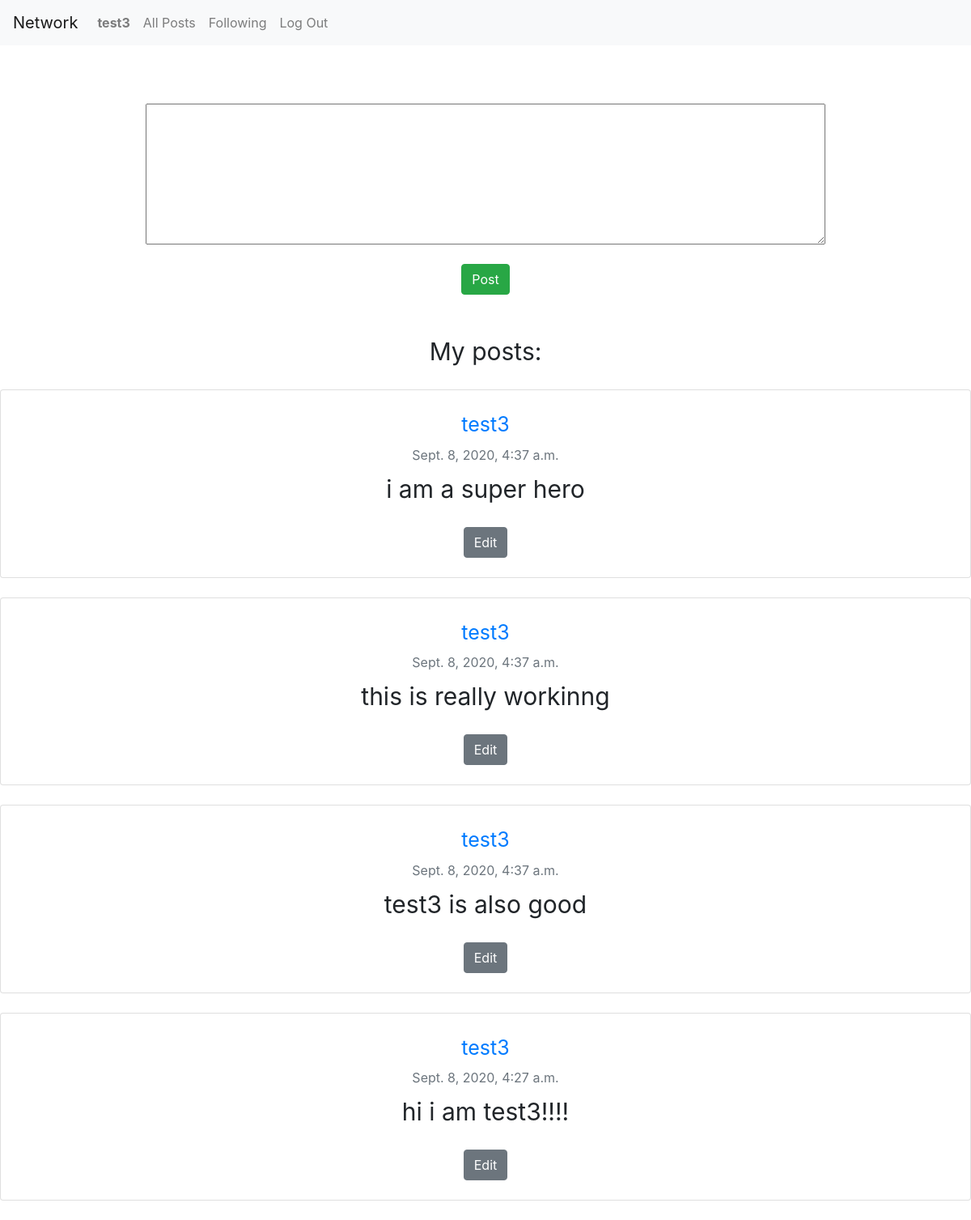
The app's page / (signed in), older data.
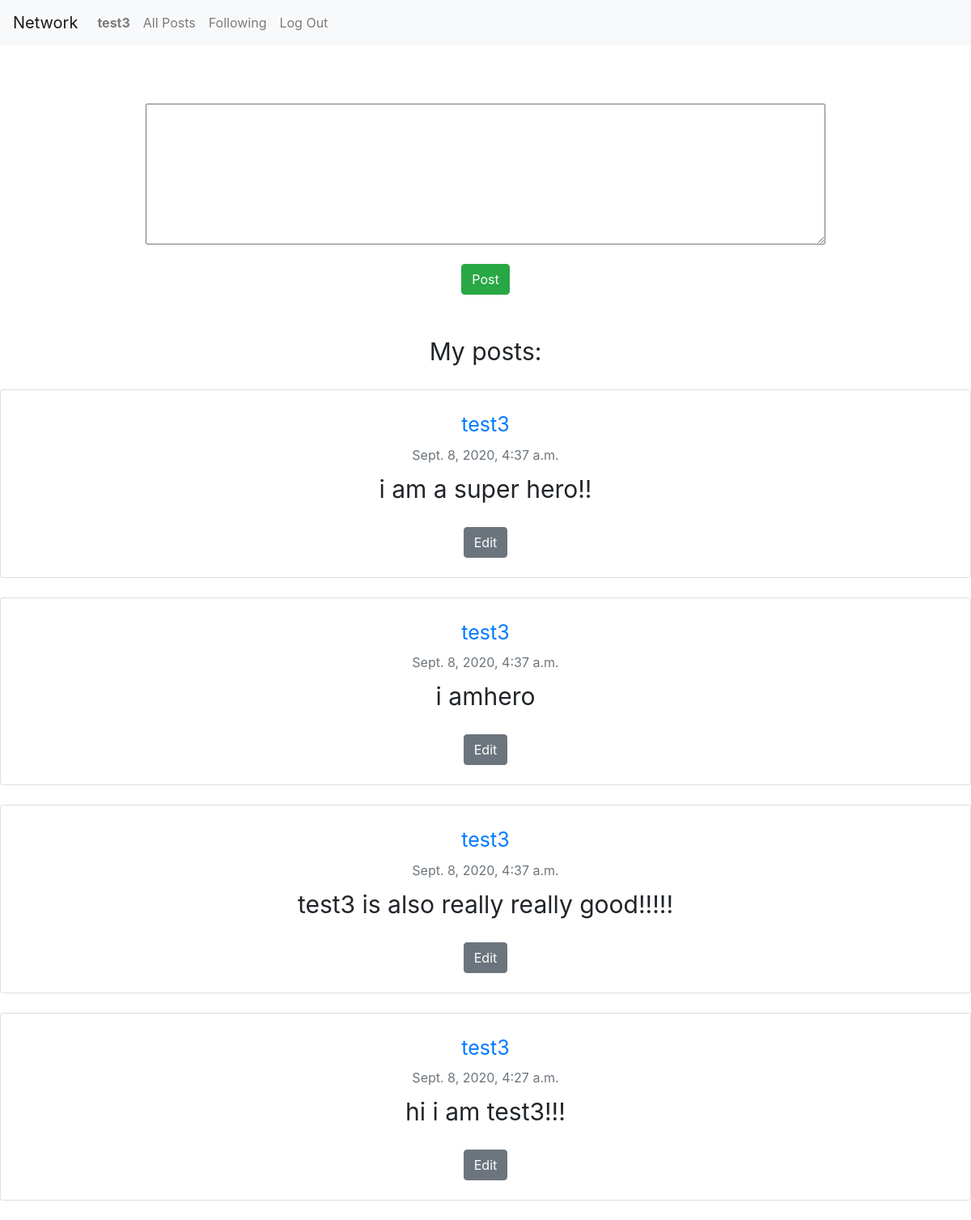
The same page, newer data.
### network/models.py (models this page shows, shortened)
class User(AbstractUser):
    pass

class Tweet(models.Model):
    user = models.ForeignKey(User, on_delete=models.CASCADE, related_name="tweets")
    likes = models.ManyToManyField(User, related_name="tweet_user", blank=True)
    content = models.TextField(blank=True, null=True)
    timestamp = models.DateTimeField(auto_now_add=True)

### network/views.py (the view)
# urls.py: path("", views.index, name="index"),
def index(request):
    if request.user.is_authenticated:
        allTweets = Tweet.objects.filter(user=request.user).all().order_by('-timestamp')
        tweetPaginator = Paginator(allTweets, 10)
        page = request.GET.get('page')
        try:
            tweets = tweetPaginator.page(page)
        except PageNotAnInteger:
            tweets = tweetPaginator.page(1)
        except EmptyPage:
            tweets = tweetPaginator.page(tweetPaginator.num_pages)
        context = {
            "allTweets": allTweets,
            "page": tweets
        }
        return render(request, "network/index.html", context)
    return render(request, "network/index.html")

### network/templates/network/index.html (shortened to what this page needs)
{% extends "network/layout.html" %}
{% block body %}
    {% if user.is_authenticated %}
        <br><br><br>
        <form action="/create/" method="POST">
            <textarea name="tweet_content" class="post-textarea" rows="7" cols="40"></textarea>
            <br>
            <div class="wrapper">
              <button autofocus class="post-button btn btn-success">Post</button>
            </div>
        </form>
        <br><br>
        <div class="my-tweets-heading">
          My posts:
        </div>
        <br>
        {% for tweet in page %}
        <div class="tweet-content card text-center">
            <br>
            <a href="{% url 'profile' tweet.user %}" class="card-title user">
              {{tweet.user}}
            </a>
            <span class="timestamp card-subtitle mb-2 text-muted">{{tweet.timestamp}}</span>
            <span class="edit-content">
              <span class="tweet-main-content">{{ tweet.content }}</span>
              <br><br>
              {% if user.username == tweet.user.username %}
                <button class="edit-button btn btn-secondary">Edit</button>
              {% endif %}
            </span>
            <br>
          </div>
          <br>
        {% endfor %}
    {% else %}
        <div class="unauthenticated-message">User is not authenticated</div>
    {% endif %}
{% endblock %}

### network/templates/network/layout.html (shortened to what this page needs)
{% load static %}
<!DOCTYPE html>
<html lang="en">
    <head>
        <link rel="stylesheet" href="https://stackpath.bootstrapcdn.com/bootstrap/4.4.1/css/bootstrap.min.css">
        <link href="{% static 'network/styles.css' %}" rel="stylesheet">
    </head>
    <body>
        <nav class="navbar navbar-expand-lg navbar-light bg-light">
            <a class="navbar-brand" href="{% url 'index' %}">Network</a>
            <div>
              <ul class="navbar-nav mr-auto">
                {% if user.is_authenticated %}
                    <li class="nav-item">
                        <a class="nav-link" href="#"><strong>{{ user.username }}</strong></a>
                    </li>
                {% endif %}
                <li class="nav-item">
                  <a class="nav-link" href="/all">All Posts</a>
                </li>
                {% if user.is_authenticated %}
                    <li class="nav-item">
                        <a class="nav-link" href="{% url 'following' %}">Following</a>
                    </li>
                    <li class="nav-item">
                        <a class="nav-link" href="{% url 'logout' %}">Log Out</a>
                    </li>
                {% endif %}
              </ul>
            </div>
          </nav>
        <div class="body">
            {% block body %}
            {% endblock %}
        </div>
    </body>
</html>

### network/static/network/styles.css (style rules this page uses)
.post-textarea { width: 70%; display: block; margin-left: auto; margin-right: auto; }
.wrapper { text-align: center; }
.my-tweets-heading { font-size: 30px; text-align: center; margin-left: auto; margin-right: auto; }
.user { font-size: 25px; }
.tweet-main-content { font-size: 30px; }

Row changes from the older to the newer data that the page shows:
changed Tweet: content "i am a super hero" → "i am a super hero!!"
changed Tweet: content "this is really workinng" → "i amhero"
changed Tweet: content "test3 is also good" → "test3 is also really really good!!!!!"
changed Tweet: content "hi i am test3!!!!" → "hi i am test3!!!"
